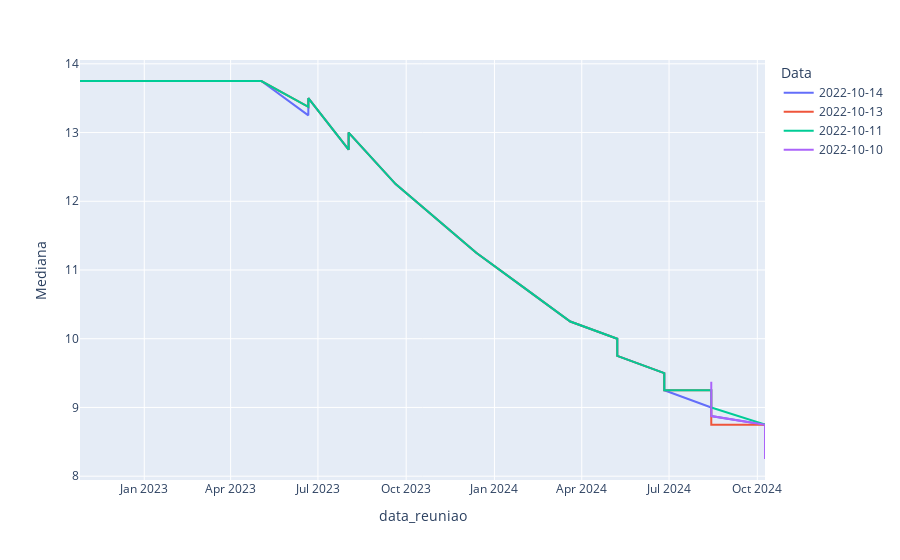

Write notebook code for a chart like this one.
### Code cell
# Gráfico iterativo utilizando o plotly
fig=px.line(df_selic,x='data_reuniao',y='Mediana', color='Data')
# Gerando arquivo com o resultado
# plotly.offline.plot(fig, show_link = True,filename=f'./output/IPCA_forcast.html')
fig.show()

### Figure 1 — Plotly figure (JSON) as saved in the notebook; plotly's stock layout.template omitted (floating-point values rounded to 4 significant figures)
{"data": [{"hovertemplate": "Data=2022-10-14<br>data_reuniao=%{x}<br>Mediana=%{y}<extra></extra>", "legendgroup": "2022-10-14", "line": {"color": "#636efa", "dash": "solid"}, "marker": {"symbol": "circle"}, "mode": "lines", "name": "2022-10-14", "orientation": "v", "showlegend": true, "type": "scatter", "x": ["2022-10-26", "2022-10-26", "2022-12-07", "2022-12-07", "2023-02-01", "2023-02-01", "2023-03-22", "2023-03-22", "2023-05-03", "2023-05-03", "2023-06-21", "2023-06-21", "2023-08-02", "2023-08-02", "2023-09-20", "2023-09-20", "2023-11-01", "2023-11-01", "2023-12-13", "2023-12-13", "2024-01-31", "2024-01-31", "2024-03-20", "2024-03-20", "2024-05-08", "2024-05-08", "2024-06-26", "2024-06-26", "2024-08-14", "2024-08-14", "2024-10-09", "2024-10-09"], "xaxis": "x", "y": [13.75, 13.75, 13.75, 13.75, 13.75, 13.75, 13.75, 13.75, 13.75, 13.75, 13.25, 13.5, 12.75, 13, 12.25, 12.25, 11.75, 11.75, 11.25, 11.25, 10.75, 10.75, 10.25, 10.25, 10, 9.75, 9.5, 9.25, 9, 8.875, 8.75, 8.5], "yaxis": "y"}, {"hovertemplate": "Data=2022-10-13<br>data_reuniao=%{x}<br>Mediana=%{y}<extra></extra>", "legendgroup": "2022-10-13", "line": {"color": "#EF553B", "dash": "solid"}, "marker": {"symbol": "circle"}, "mode": "lines", "name": "2022-10-13", "orientation": "v", "showlegend": true, "type": "scatter", "x": ["2022-10-26", "2022-10-26", "2022-12-07", "2022-12-07", "2023-02-01", "2023-02-01", "2023-03-22", "2023-03-22", "2023-05-03", "2023-05-03", "2023-06-21", "2023-06-21", "2023-08-02", "2023-08-02", "2023-09-20", "2023-09-20", "2023-11-01", "2023-11-01", "2023-12-13", "2023-12-13", "2024-01-31", "2024-01-31", "2024-03-20", "2024-03-20", "2024-05-08", "2024-05-08", "2024-06-26", "2024-06-26", "2024-08-14", "2024-08-14", "2024-10-09", "2024-10-09"], "xaxis": "x", "y": [13.75, 13.75, 13.75, 13.75, 13.75, 13.75, 13.75, 13.75, 13.75, 13.75, 13.38, 13.5, 12.75, 13, 12.25, 12.25, 11.75, 11.75, 11.25, 11.25, 10.75, 10.75, 10.25, 10.25, 10, 9.75, 9.5, 9.25, 9.25, 8.75, 8.75, 8.25], "yaxis": "y"}, {"hovertemplate": "Data=2022-10-11<br>data_reuniao=%{x}<br>Mediana=%{y}<extra></extra>", "legendgroup": "2022-10-11", "line": {"color": "#00cc96", "dash": "solid"}, "marker": {"symbol": "circle"}, "mode": "lines", "name": "2022-10-11", "orientation": "v", "showlegend": true, "type": "scatter", "x": ["2022-10-26", "2022-10-26", "2022-12-07", "2022-12-07", "2023-02-01", "2023-02-01", "2023-03-22", "2023-03-22", "2023-05-03", "2023-05-03", "2023-06-21", "2023-06-21", "2023-08-02", "2023-08-02", "2023-09-20", "2023-09-20", "2023-11-01", "2023-11-01", "2023-12-13", "2023-12-13", "2024-01-31", "2024-01-31", "2024-03-20", "2024-03-20", "2024-05-08", "2024-05-08", "2024-06-26", "2024-06-26", "2024-08-14", "2024-08-14", "2024-10-09", "2024-10-09"], "xaxis": "x", "y": [13.75, 13.75, 13.75, 13.75, 13.75, 13.75, 13.75, 13.75, 13.75, 13.75, 13.38, 13.5, 12.75, 13, 12.25, 12.25, 11.75, 11.75, 11.25, 11.25, 10.75, 10.75, 10.25, 10.25, 10, 9.75, 9.5, 9.25, 9.25, 9, 8.75, 8.25], "yaxis": "y"}, {"hovertemplate": "Data=2022-10-10<br>data_reuniao=%{x}<br>Mediana=%{y}<extra></extra>", "legendgroup": "2022-10-10", "line": {"color": "#ab63fa", "dash": "solid"}, "marker": {"symbol": "circle"}, "mode": "lines", "name": "2022-10-10", "orientation": "v", "showlegend": true, "type": "scatter", "x": ["2024-08-14", "2024-08-14", "2024-10-09", "2024-10-09"], "xaxis": "x", "y": [9.375, 8.875, 8.75, 8.25], "yaxis": "y"}], "layout": {"legend": {"title": {"text": "Data"}, "tracegroupgap": 0}, "margin": {"t": 60}, "xaxis": {"anchor": "y", "domain": [0, 1], "title": {"text": "data_reuniao"}}, "yaxis": {"anchor": "x", "domain": [0, 1], "title": {"text": "Mediana"}}}}
